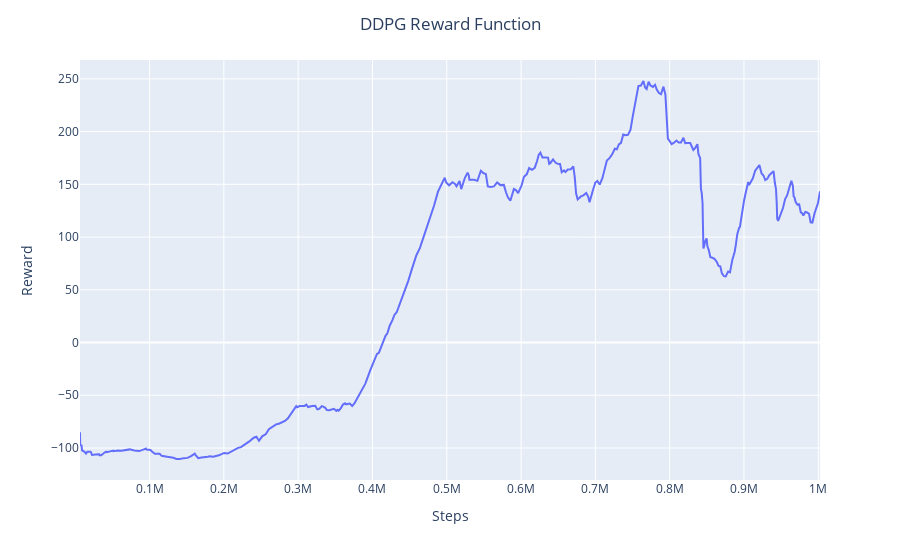

This figure's notebook cell:
### Code cell
# DDPG Reward Plot
df_ddpg = pd.DataFrame(dict(
    x = t_ddpg,
    y = r_ddpg
))

fig = px.line(df_ddpg, x="x", y="y")
fig.update_layout(title='DDPG Reward Function', title_x=0.5,
                   xaxis_title='Steps',
                   yaxis_title='Reward') 
fig.show()

### Figure 1 — Plotly figure (JSON) as saved in the notebook; plotly's stock layout.template omitted (floating-point values rounded to 4 significant figures; data arrays with more than 128 entries replaced by an {"elided": "..."} marker saying what was removed)
{"data": [{"hovertemplate": "x=%{x}<br>y=%{y}<extra></extra>", "legendgroup": "", "line": {"color": "#636efa", "dash": "solid"}, "marker": {"symbol": "circle"}, "mode": "lines", "name": "", "orientation": "v", "showlegend": false, "type": "scatter", "x": {"elided": "335 int values"}, "xaxis": "x", "y": {"elided": "335 float values"}, "yaxis": "y"}], "layout": {"legend": {"tracegroupgap": 0}, "margin": {"t": 60}, "title": {"text": "DDPG Reward Function", "x": 0.5}, "xaxis": {"anchor": "y", "domain": [0, 1], "title": {"text": "Steps"}}, "yaxis": {"anchor": "x", "domain": [0, 1], "title": {"text": "Reward"}}}}
